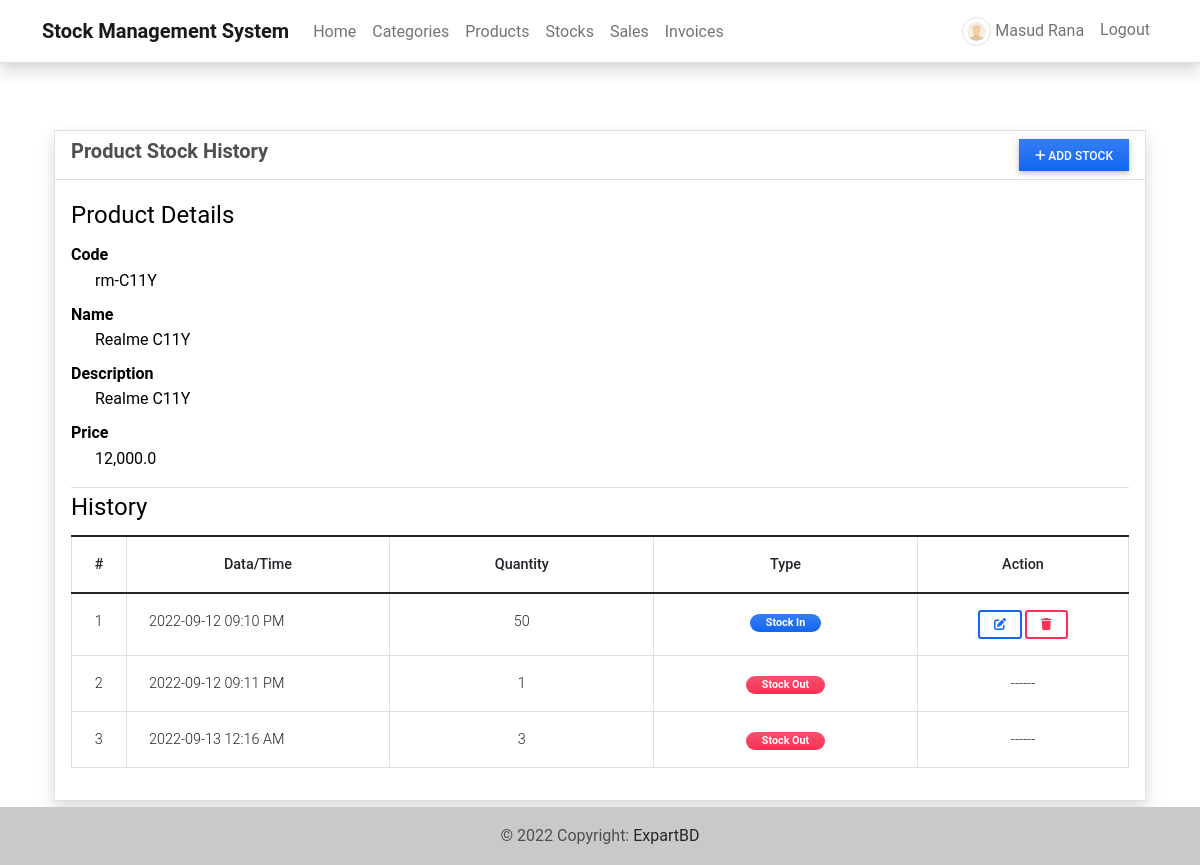
The app's page /inventory/2 (signed in) with its own data.
### imsApp/models.py (models this page shows, shortened)
class Product(models.Model):
    code=models.CharField(max_length=100,blank=True, null=True)
    name=models.CharField(max_length=250,blank=True, null=True)
    description = models.TextField()
    price = models.FloatField(default=0)
    status = models.CharField(max_length=2, choices=(('1','Active'),('2','Inactive')), default=1)
    date_created = models.DateTimeField(default=timezone.now)
    date_updated = models.DateTimeField(auto_now=True)
    def __str__(self):
        return self.code + ' - ' + self.name

class Stock(models.Model):
    product = models.ForeignKey(Product, on_delete=models.CASCADE)
    quantity = models.FloatField(default=0)
    type = models.CharField(max_length=2,choices=(('1','Stock-in'),('2','Stock-Out')), default = 1)
    date_created = models.DateTimeField(default=timezone.now)
    date_updated = models.DateTimeField(auto_now=True)

### imsApp/views.py (the view)
# urls.py: path('inventory/<int:pk>',views.inv_history,name='inventory-history-page'),
@login_required
def inv_history(request, pk= None):
    context['page_title'] = 'Inventory History'
    if pk is None:
        messages.error(request, "Product ID is not recognized")
        return redirect('inventory-page')
    else:
        product = Product.objects.get(id = pk)
        stocks = Stock.objects.filter(product = product).all()
        context['product'] = product
        context['stocks'] = stocks
        return render(request, 'inventory-history.html', context )

### imsApp/templates/inventory-history.html (shortened to what this page needs)
{% extends 'base.html' %} {% load humanize %} {% block pageContent %}
<div class="container pt-3">
    <div class="card card-default border shadow rounded-0">
        <div class="card-header">
            <div class="w-100 d-flex justify-content-between">
                <h5 class="fw-bolder card-title">Product Stock History</h5>
                <button class="btn btn-primary btn-sm rounded-0 bg-gradient px-3" type="button" id="add_stock"><i class="fa fa-plus"></i> Add Stock</button>
            </div>
        </div>
        <div class="card-body inv">
            <div class="conteiner-fluid">
                <fieldset class="border-bottom">
                    <legend>Product Details</legend>
                    <dl>
                        <dt class="tex-muted">Code</dt>
                        <dd class="ps-4">{{ product.code }}</dd>
                        <dt class="tex-muted">Name</dt>
                        <dd class="ps-4">{{ product.name }}</dd>
                        <dt class="tex-muted">Description</dt>
                        <dd class="ps-4">{{ product.description }}</dd>
                        <dt class="tex-muted">Price</dt>
                        <dd class="ps-4">{{ product.price|intcomma }}</dd>
                    </dl>
                </fieldset>
                <fieldset>
                    <legend>History</legend>
                    <table class="table table-bordered" id="stock-tbl">
                        <colgroup>
                            <col width="5%">
                            <col width="25%">
                            <col width="25%">
                            <col width="25%">
                            <col width="20%">
                        </colgroup>
                        <thead>
                            <th class="text-center">#</th>
                            <th class="text-center">Data/Time</th>
                            <th class="text-center">Quantity</th>
                            <th class="text-center">Type</th>
                            <th class="text-center">Action</th>
                        </thead>
                        <tbody>
                            {% for stock in stocks %}
                            <tr>
                                <td class="text-center">{{ forloop.counter }}</td>
                                <td class="">{{ stock.date_created|date:"Y-m-d h:i A" }}</td>
                                <td class="text-center">{{ stock.quantity|floatformat:0|intcomma }}</td>
                                <td class="text-center">
                                    {% if stock.type == '1' %}
                                    <span class="badge px-3 rounded-pill bg-primary bg-gradient">Stock In</span> {% else %}
                                    <span class="badge px-3 rounded-pill bg-danger bg-gradient">Stock Out</span> {% endif %}
                                </td>
                                <td class="text-center">
                                    {% if stock.type == '1' %}
                                    <a class="btn btn-outline-primary btn-sm edit-data" href="javascript:void(0)" data-id="{{ stock.pk }}" title="Edit">
                                        <i class="fa fa-edit"></i>
                                    </a>
                                    <button class="btn btn-outline-danger btn-sm delete-data" type="button" data-id="{{ stock.pk }}" title="Delete">
                                        <i class="fa fa-trash"></i>
                                    </button>
                                    {% else %}
                                    ------
                                    {% endif %}
                                </td>
                            </tr>
                            {% endfor %}
                        </tbody>
                    </table>
                </fieldset>
            </div>
        </div>
    </div>
</div>
{% endblock pageContent %}

### imsApp/templates/base.html (shortened to what this page needs)
{% load static %}
<!DOCTYPE html>
<html lang="en">
<head>
    <link rel="stylesheet" href="{% static 'assets/font-awesome/css/all.min.css' %}">
    <link rel="stylesheet" href="{% static 'assets/bootstrap/css/bootstrap.min.css' %}">
    <link rel="stylesheet" href="{% static 'assets/select2/dist/css/select2.min.css' %}">
    <link rel="stylesheet" href="{% static 'assets/mdb-blogtemplate/css/mdb.min.css' %}" />
    <link rel="stylesheet" href="{% static 'assets/DataTables/datatables.min.css' %}" />
    <link rel="stylesheet" href="{% static 'assets/default/css/style.css' %}">
</head>
<body class="">
    {% block TopNavigation %} {% include "TopNavigation.html" %} {% endblock TopNavigation %}
    <main class="py-5">
        <div class="container mb-3">
            {% block pageContent %} {% endblock pageContent %}
        </div>
    </main>
    <footer class="bg-light text-lg-start">
        <div class="text-center p-3" style="background-color: rgba(0, 0, 0, 0.2);">
            © {% now 'Y' %} Copyright:
            <a class="text-dark" href="#" target="_blank">ExpartBD</a>
        </div>
    </footer>
</body>
</html>

### imsApp/templates/topNavigation.html (shortened to what this page needs)
{% load static %}
<header>
    <nav class="navbar navbar-expand-lg navbar-light bg-white fixed-top shadow border-bottom">
        <div class="container">
            <a class="navbar-brand" href="{% url 'home-page' %}">
                <b>Stock Management System</b>
            </a>
            <div class="collapse navbar-collapse" id="navbarExample01">
                <ul class="navbar-nav me-auto mb-2 mb-lg-0" id="topNav">
                    {% if user.id %}
                    <li class="nav-item">
                        <a class="nav-link" aria-current="page" href="{% url 'home-page' %}">Home</a>
                    </li>
                    <li class="nav-item">
                        <a class="nav-link" aria-current="page" href="{% url 'category-page' %}">Categories</a>
                    </li>
                    <li class="nav-item">
                        <a class="nav-link" aria-current="page" href="{% url 'product-page' %}">Products</a>
                    </li>
                    <li class="nav-item">
                        <a class="nav-link" aria-current="page" href="{% url 'inventory-page' %}">Stocks</a>
                    </li>
                    <li class="nav-item">
                        <a class="nav-link" aria-current="page" href="{% url 'sales-page' %}">Sales</a>
                    </li>
                    <li class="nav-item">
                        <a class="nav-link" aria-current="page" href="{% url 'invoice-page' %}">Invoices</a>
                    </li>
                    {% endif %}
                </ul>
                <ul class="navbar-nav d-flex flex-row">
                    {% if user.id %} {% if user.profile.user_type == 1 %} {% endif %}
                    <li class="nav-item me-3 me-lg-0">
                        <a class="nav-link" href="{% url 'profile' %}">
                            <span class="me-1"><img src="{{ MEDIA_URL }}/default/default-avatar.png" alt="User Avatar" id="user-avatar" class="img-thumbnail rounded-circle"></span>{{ user.first_name }} {{user.last_name}}
                        </a>
                    </li>
                    <li class="nav-item me-3 me-lg-0">
                        <a class="nav-link" href="{% url 'logout' %}">Logout</a>
                    </li>
                    {% endif %}
                </ul>
            </div>
        </div>
    </nav>
</header>

### static/assets/default/css/style.css (style rules this page uses)
.navbar { position: absolute !important; }
html, body { height: 100%; width: 100%; max-height: 100%; overflow: auto; display: flex; flex-direction: column; }
body>header { flex-shrink: auto; }
body>main { flex-shrink: auto; flex-grow: auto; overflow: auto; }
body>footer { flex-shrink: auto; position: absolute; bottom: 0; left: 0; width: calc(100%); }
#user-avatar { width: 1.8rem; height: 1.8rem; object-fit: scale-down; object-position: center center; }
.inv { color: black !important; }

### records on screen
Product: code "rm-C11Y", name "Realme C11Y", description "Realme C11Y", price "12,000.0"
Stock: date_created "2022-09-12 09:10 PM", quantity "50", type "Stock In"
Stock: date_created "2022-09-12 09:11 PM", quantity "1", type "Stock Out"
Stock: date_created "2022-09-13 12:16 AM", quantity "3", type "Stock Out"

### other values on screen
{{ user.first_name }} "Masud"
{{ user.last_name }} "Rana"
